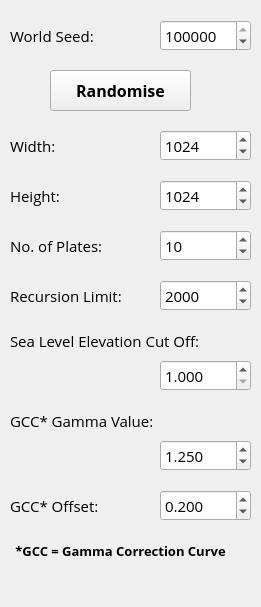
            <widget class="QWidget" name="page">
             <property name="geometry">
              <rect>
               <x>0</x>
               <y>0</y>
               <width>261</width>
               <height>607</height>
              </rect>
             </property>
             <attribute name="label">
              <string>Basic Options</string>
             </attribute>
             <widget class="QLabel" name="label_12">
              <property name="geometry">
               <rect>
                <x>10</x>
                <y>230</y>
                <width>121</width>
                <height>31</height>
               </rect>
              </property>
              <property name="font">
               <font>
                <family>Open Sans</family>
                <pointsize>11</pointsize>
                <weight>50</weight>
                <bold>false</bold>
               </font>
              </property>
              <property name="text">
               <string>No. of Plates:</string>
              </property>
             </widget>
             <widget class="QSpinBox" name="spnWidth">
              <property name="geometry">
               <rect>
                <x>160</x>
                <y>130</y>
                <width>91</width>
                <height>31</height>
               </rect>
              </property>
              <property name="font">
               <font>
                <family>Open Sans</family>
                <pointsize>11</pointsize>
                <weight>50</weight>
                <bold>false</bold>
               </font>
              </property>
              <property name="minimum">
               <number>256</number>
              </property>
              <property name="maximum">
               <number>8192</number>
              </property>
              <property name="singleStep">
               <number>256</number>
              </property>
              <property name="value">
               <number>1024</number>
              </property>
             </widget>
             <widget class="QSpinBox" name="spnPlates">
              <property name="geometry">
               <rect>
                <x>160</x>
                <y>230</y>
                <width>91</width>
                <height>31</height>
               </rect>
              </property>
              <property name="font">
               <font>
                <family>Open Sans</family>
                <pointsize>11</pointsize>
                <weight>50</weight>
                <bold>false</bold>
               </font>
              </property>
              <property name="minimum">
               <number>1</number>
              </property>
              <property name="maximum">
               <number>100</number>
              </property>
              <property name="singleStep">
               <number>10</number>
              </property>
              <property name="value">
               <number>10</number>
              </property>
             </widget>
             <widget class="QLabel" name="label_10">
              <property name="geometry">
               <rect>
                <x>10</x>
                <y>130</y>
                <width>121</width>
                <height>31</height>
               </rect>
              </property>
              <property name="font">
               <font>
                <family>Open Sans</family>
                <pointsize>11</pointsize>
                <weight>50</weight>
                <bold>false</bold>
               </font>
              </property>
              <property name="text">
               <string>Width:</string>
              </property>
             </widget>
             <widget class="QPushButton" name="btnRandomise">
              <property name="geometry">
               <rect>
                <x>50</x>
                <y>70</y>
                <width>141</width>
                <height>41</height>
               </rect>
              </property>
              <property name="font">
               <font>
                <family>Open Sans</family>
                <pointsize>12</pointsize>
                <weight>75</weight>
                <bold>true</bold>
               </font>
              </property>
              <property name="toolTip">
               <string>Generate Random World Seed</string>
              </property>
              <property name="text">
               <string>Randomise</string>
              </property>
             </widget>
             <widget class="QLabel" name="label_11">
              <property name="geometry">
               <rect>
                <x>10</x>
                <y>180</y>
                <width>121</width>
                <height>31</height>
               </rect>
              </property>
              <property name="font">
               <font>
                <family>Open Sans</family>
                <pointsize>11</pointsize>
                <weight>50</weight>
                <bold>false</bold>
               </font>
              </property>
              <property name="text">
               <string>Height:</string>
              </property>
             </widget>
             <widget class="QSpinBox" name="spnRecursion">
              <property name="geometry">
               <rect>
                <x>160</x>
                <y>280</y>
                <width>91</width>
                <height>31</height>
               </rect>
              </property>
              <property name="font">
               <font>
                <family>Open Sans</family>
                <pointsize>11</pointsize>
                <weight>50</weight>
                <bold>false</bold>
               </font>
              </property>
              <property name="minimum">
               <number>1000</number>
              </property>
              <property name="maximum">
               <number>10000</number>
              </property>
              <property name="singleStep">
               <number>500</number>
              </property>
              <property name="value">
               <number>2000</number>
              </property>
             </widget>
             <widget class="QLabel" name="label_9">
              <property name="geometry">
               <rect>
                <x>10</x>
                <y>20</y>
                <width>121</width>
                <height>31</height>
               </rect>
              </property>
              <property name="font">
               <font>
                <family>Open Sans</family>
                <pointsize>11</pointsize>
                <weight>50</weight>
                <bold>false</bold>
               </font>
              </property>
              <property name="text">
               <string>World Seed:</string>
              </property>
             </widget>
             <widget class="QSpinBox" name="spnHeight">
              <property name="geometry">
               <rect>
                <x>160</x>
                <y>180</y>
                <width>91</width>
                <height>31</height>
               </rect>
              </property>
              <property name="font">
               <font>
                <family>Open Sans</family>
                <pointsize>11</pointsize>
                <weight>50</weight>
                <bold>false</bold>
               </font>
              </property>
              <property name="minimum">
               <number>256</number>
              </property>
              <property name="maximum">
               <number>8192</number>
              </property>
              <property name="singleStep">
               <number>256</number>
              </property>
              <property name="value">
               <number>1024</number>
              </property>
             </widget>
             <widget class="QLabel" name="label_51">
              <property name="geometry">
               <rect>
                <x>10</x>
                <y>280</y>
                <width>131</width>
                <height>31</height>
               </rect>
              </property>
              <property name="font">
               <font>
                <family>Open Sans</family>
                <pointsize>11</pointsize>
                <weight>50</weight>
                <bold>false</bold>
               </font>
              </property>
              <property name="text">
               <string>Recursion Limit:</string>
              </property>
             </widget>
             <widget class="QSpinBox" name="spnSeed">
              <property name="geometry">
               <rect>
                <x>160</x>
                <y>20</y>
                <width>91</width>
                <height>31</height>
               </rect>
              </property>
              <property name="font">
               <font>
                <family>Open Sans</family>
                <pointsize>11</pointsize>
                <weight>50</weight>
                <bold>false</bold>
               </font>
              </property>
              <property name="minimum">
               <number>0</number>
              </property>
              <property name="maximum">
               <number>999999</number>
              </property>
              <property name="singleStep">
               <number>111111</number>
              </property>
              <property name="value">
               <number>111111</number>
              </property>
             </widget>
             <widget class="QDoubleSpinBox" name="spnSea">
              <property name="geometry">
               <rect>
                <x>160</x>
                <y>360</y>
                <width>91</width>
                <height>31</height>
               </rect>
              </property>
              <property name="font">
               <font>
                <family>Open Sans</family>
                <pointsize>11</pointsize>
                <weight>50</weight>
                <bold>false</bold>
               </font>
              </property>
              <property name="styleSheet">
               <string notr="true"/>
              </property>
              <property name="decimals">
               <number>3</number>
              </property>
              <property name="minimum">
               <double>1.000000000000000</double>
              </property>
             </widget>
             <widget class="QLabel" name="label_23">
              <property name="geometry">
               <rect>
                <x>10</x>
                <y>330</y>
                <width>221</width>
                <height>21</height>
               </rect>
              </property>
              <property name="font">
               <font>
                <family>Open Sans</family>
                <pointsize>11</pointsize>
                <weight>50</weight>
                <bold>false</bold>
               </font>
              </property>
              <property name="text">
               <string>Sea Level Elevation Cut Off:</string>
              </property>
             </widget>
             <widget class="QDoubleSpinBox" name="spnGamma">
              <property name="geometry">
               <rect>
                <x>160</x>
                <y>440</y>
                <width>91</width>
                <height>31</height>
               </rect>
              </property>
              <property name="font">
               <font>
                <family>Open Sans</family>
                <pointsize>11</pointsize>
                <weight>50</weight>
                <bold>false</bold>
               </font>
              </property>
              <property name="styleSheet">
               <string notr="true"/>
              </property>
              <property name="decimals">
               <number>3</number>
              </property>
              <property name="value">
               <double>1.250000000000000</double>
              </property>
             </widget>
             <widget class="QDoubleSpinBox" name="spnOffset">
              <property name="geometry">
               <rect>
                <x>160</x>
                <y>490</y>
                <width>91</width>
                <height>31</height>
               </rect>
              </property>
              <property name="font">
               <font>
                <family>Open Sans</family>
                <pointsize>11</pointsize>
                <weight>50</weight>
                <bold>false</bold>
               </font>
              </property>
              <property name="styleSheet">
               <string notr="true"/>
              </property>
              <property name="decimals">
               <number>3</number>
              </property>
              <property name="maximum">
               <double>0.999000000000000</double>
              </property>
              <property name="singleStep">
               <double>0.100000000000000</double>
              </property>
              <property name="value">
               <double>0.200000000000000</double>
              </property>
             </widget>
             <widget class="QLabel" name="label_15">
              <property name="geometry">
               <rect>
                <x>0</x>
                <y>540</y>
                <width>241</width>
                <height>21</height>
               </rect>
              </property>
              <property name="font">
               <font>
                <family>Open Sans</family>
                <pointsize>10</pointsize>
                <weight>75</weight>
                <bold>true</bold>
               </font>
              </property>
              <property name="text">
               <string>*GCC = Gamma Correction Curve</string>
              </property>
              <property name="alignment">
               <set>Qt::AlignCenter</set>
              </property>
             </widget>
             <widget class="QLabel" name="label_27">
              <property name="geometry">
               <rect>
                <x>10</x>
                <y>490</y>
                <width>111</width>
                <height>31</height>
               </rect>
              </property>
              <property name="font">
               <font>
                <family>Open Sans</family>
                <pointsize>11</pointsize>
                <weight>50</weight>
                <bold>false</bold>
               </font>
              </property>
              <property name="text">
               <string>GCC* Offset:</string>
              </property>
             </widget>
             <widget class="QLabel" name="label_26">
              <property name="geometry">
               <rect>
                <x>10</x>
                <y>410</y>
                <width>191</width>
                <height>21</height>
               </rect>
              </property>
              <property name="font">
               <font>
                <family>Open Sans</family>
                <pointsize>11</pointsize>
                <weight>50</weight>
                <bold>false</bold>
               </font>
              </property>
              <property name="text">
               <string>GCC* Gamma Value:</string>
              </property>
             </widget>
            </widget>
